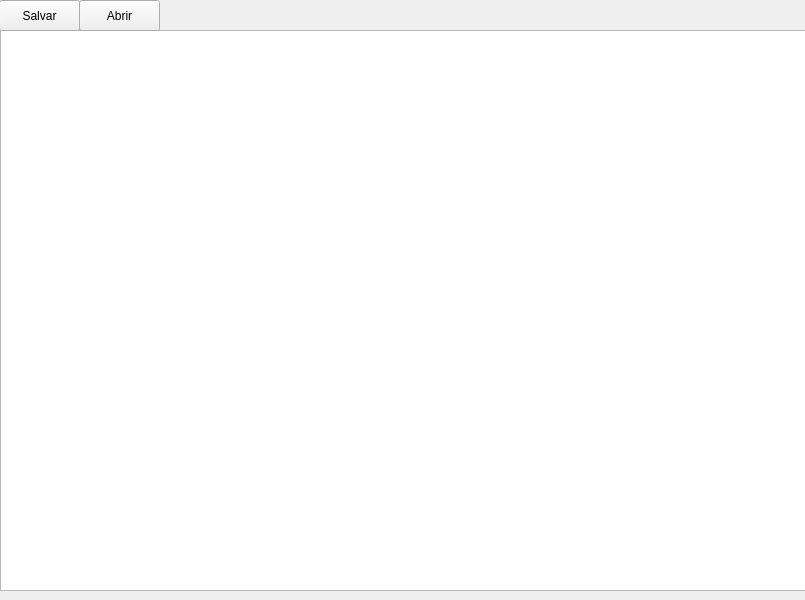
<?xml version="1.0" encoding="UTF-8"?>
<ui version="4.0">
 <class>Notepad</class>
 <widget class="QMainWindow" name="Notepad">
  <property name="geometry">
   <rect>
    <x>0</x>
    <y>0</y>
    <width>805</width>
    <height>600</height>
   </rect>
  </property>
  <property name="windowTitle">
   <string>Notepad</string>
  </property>
  <widget class="QWidget" name="centralwidget">
   <widget class="QTextEdit" name="texto">
    <property name="geometry">
     <rect>
      <x>0</x>
      <y>30</y>
      <width>811</width>
      <height>561</height>
     </rect>
    </property>
    <property name="font">
     <font>
      <family>Consolas</family>
      <pointsize>10</pointsize>
     </font>
    </property>
   </widget>
   <widget class="QPushButton" name="Salvar">
    <property name="geometry">
     <rect>
      <x>-1</x>
      <y>0</y>
      <width>81</width>
      <height>31</height>
     </rect>
    </property>
    <property name="text">
     <string>Salvar</string>
    </property>
   </widget>
   <widget class="QPushButton" name="Abrir">
    <property name="geometry">
     <rect>
      <x>79</x>
      <y>0</y>
      <width>81</width>
      <height>31</height>
     </rect>
    </property>
    <property name="text">
     <string>Abrir</string>
    </property>
   </widget>
  </widget>
 </widget>
 <resources/>
 <connections/>
</ui>
